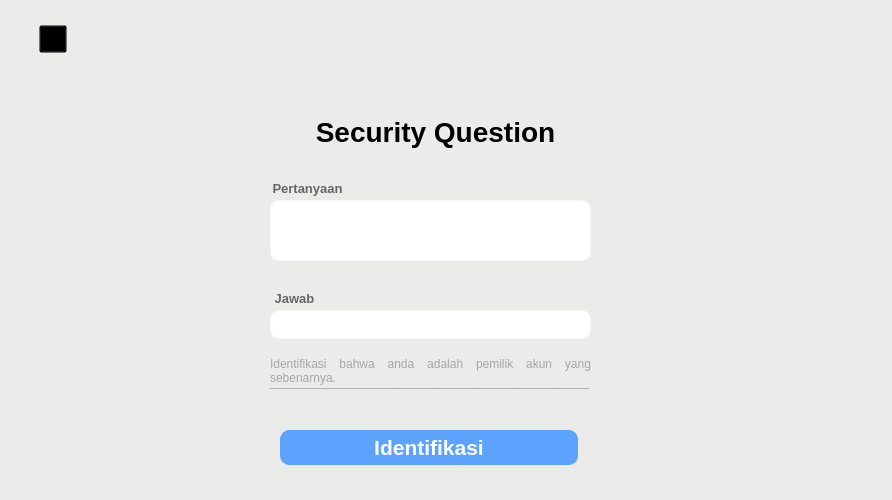
<?xml version="1.0" encoding="UTF-8"?>
<ui version="4.0">
 <class>Form_Security_QuestionR</class>
 <widget class="QWidget" name="Form_Security_QuestionR">
  <property name="geometry">
   <rect>
    <x>0</x>
    <y>0</y>
    <width>892</width>
    <height>500</height>
   </rect>
  </property>
  <property name="windowTitle">
   <string>SECURITY QUESTION</string>
  </property>
  <property name="windowIcon">
   <iconset resource="../Resources_rc/resources.qrc">
    <normaloff>:/LogoAndWindowsIcon/Aset/LogoIconSolusiku-final.png</normaloff>:/LogoAndWindowsIcon/Aset/LogoIconSolusiku-final.png</iconset>
  </property>
  <property name="styleSheet">
   <string notr="true">background-color: #ebebea;</string>
  </property>
  <widget class="QLabel" name="label_6">
   <property name="geometry">
    <rect>
     <x>0</x>
     <y>80</y>
     <width>892</width>
     <height>425</height>
    </rect>
   </property>
   <property name="styleSheet">
    <string notr="true">background-color: transparent;</string>
   </property>
   <property name="text">
    <string/>
   </property>
   <property name="pixmap">
    <pixmap resource="../Resources_rc/resources.qrc">:/Images/Aset/Shadow_blue.jpg</pixmap>
   </property>
   <property name="scaledContents">
    <bool>true</bool>
   </property>
  </widget>
  <widget class="QLabel" name="label_5">
   <property name="geometry">
    <rect>
     <x>260</x>
     <y>-40</y>
     <width>341</width>
     <height>221</height>
    </rect>
   </property>
   <property name="text">
    <string/>
   </property>
   <property name="pixmap">
    <pixmap resource="../Resources_rc/resources.qrc">:/Images/Aset/Logo-removebg.png</pixmap>
   </property>
   <property name="scaledContents">
    <bool>true</bool>
   </property>
  </widget>
  <widget class="QLabel" name="label">
   <property name="geometry">
    <rect>
     <x>280</x>
     <y>110</y>
     <width>311</width>
     <height>43</height>
    </rect>
   </property>
   <property name="font">
    <font>
     <family>Nirmala UI</family>
     <pointsize>-1</pointsize>
     <weight>75</weight>
     <bold>true</bold>
    </font>
   </property>
   <property name="contextMenuPolicy">
    <enum>Qt::DefaultContextMenu</enum>
   </property>
   <property name="layoutDirection">
    <enum>Qt::LeftToRight</enum>
   </property>
   <property name="styleSheet">
    <string notr="true">background-color: transparent;
font-size: 28px;</string>
   </property>
   <property name="text">
    <string>Security Question</string>
   </property>
   <property name="alignment">
    <set>Qt::AlignCenter</set>
   </property>
  </widget>
  <widget class="QLabel" name="label_7">
   <property name="geometry">
    <rect>
     <x>270</x>
     <y>180</y>
     <width>75</width>
     <height>16</height>
    </rect>
   </property>
   <property name="font">
    <font>
     <family>Nirmala UI</family>
     <pointsize>10</pointsize>
     <weight>75</weight>
     <bold>true</bold>
    </font>
   </property>
   <property name="styleSheet">
    <string notr="true">color: #666666;
background-color: transparent;</string>
   </property>
   <property name="text">
    <string>Pertanyaan</string>
   </property>
   <property name="alignment">
    <set>Qt::AlignCenter</set>
   </property>
  </widget>
  <widget class="QLineEdit" name="txt_answer">
   <property name="geometry">
    <rect>
     <x>270</x>
     <y>310</y>
     <width>321</width>
     <height>29</height>
    </rect>
   </property>
   <property name="font">
    <font>
     <family>Nirmala UI</family>
     <pointsize>9</pointsize>
    </font>
   </property>
   <property name="styleSheet">
    <string notr="true">border : 1px solid transparent;
border-radius : 9px;
background-color: white;
color: #666666;</string>
   </property>
   <property name="alignment">
    <set>Qt::AlignLeading|Qt::AlignLeft|Qt::AlignVCenter</set>
   </property>
  </widget>
  <widget class="QTextEdit" name="txt_Quest">
   <property name="geometry">
    <rect>
     <x>270</x>
     <y>200</y>
     <width>321</width>
     <height>61</height>
    </rect>
   </property>
   <property name="font">
    <font>
     <family>Nirmala UI</family>
     <pointsize>10</pointsize>
    </font>
   </property>
   <property name="styleSheet">
    <string notr="true">border : 1px solid transparent;
border-radius : 9px;
background-color: white;
color: #666666;</string>
   </property>
   <property name="readOnly">
    <bool>true</bool>
   </property>
  </widget>
  <widget class="QLabel" name="label_8">
   <property name="geometry">
    <rect>
     <x>260</x>
     <y>290</y>
     <width>69</width>
     <height>16</height>
    </rect>
   </property>
   <property name="font">
    <font>
     <family>Nirmala UI</family>
     <pointsize>10</pointsize>
     <weight>75</weight>
     <bold>true</bold>
    </font>
   </property>
   <property name="styleSheet">
    <string notr="true">color: #666666;
background-color: transparent;</string>
   </property>
   <property name="text">
    <string>Jawab</string>
   </property>
   <property name="alignment">
    <set>Qt::AlignCenter</set>
   </property>
  </widget>
  <widget class="QLabel" name="label_2">
   <property name="geometry">
    <rect>
     <x>270</x>
     <y>350</y>
     <width>321</width>
     <height>41</height>
    </rect>
   </property>
   <property name="font">
    <font>
     <family>Nirmala UI</family>
     <pointsize>9</pointsize>
    </font>
   </property>
   <property name="styleSheet">
    <string notr="true">color: #a6a6a6;
background-color: transparent;</string>
   </property>
   <property name="text">
    <string>Identifikasi bahwa anda adalah pemilik akun yang sebenarnya.</string>
   </property>
   <property name="alignment">
    <set>Qt::AlignJustify|Qt::AlignVCenter</set>
   </property>
   <property name="wordWrap">
    <bool>true</bool>
   </property>
  </widget>
  <widget class="QLabel" name="label_3">
   <property name="geometry">
    <rect>
     <x>270</x>
     <y>361</y>
     <width>319</width>
     <height>41</height>
    </rect>
   </property>
   <property name="font">
    <font>
     <family>Nirmala UI</family>
     <pointsize>9</pointsize>
    </font>
   </property>
   <property name="styleSheet">
    <string notr="true">color: #a6a6a6;
background-color:transparent;</string>
   </property>
   <property name="text">
    <string>________________________________________________________________</string>
   </property>
   <property name="wordWrap">
    <bool>true</bool>
   </property>
  </widget>
  <widget class="QPushButton" name="btn_identify">
   <property name="geometry">
    <rect>
     <x>280</x>
     <y>430</y>
     <width>298</width>
     <height>35</height>
    </rect>
   </property>
   <property name="font">
    <font>
     <family>Nirmala UI</family>
     <pointsize>16</pointsize>
     <weight>75</weight>
     <bold>true</bold>
    </font>
   </property>
   <property name="styleSheet">
    <string notr="true">border: 1px solid #5ca3ff;
border-radius: 9px;
background-color: #5ca3ff;
color: #ffffff;</string>
   </property>
   <property name="text">
    <string>Identifikasi</string>
   </property>
  </widget>
  <widget class="QPushButton" name="btnBack">
   <property name="geometry">
    <rect>
     <x>39</x>
     <y>25</y>
     <width>28</width>
     <height>28</height>
    </rect>
   </property>
   <property name="styleSheet">
    <string notr="true">background-color: transparent;</string>
   </property>
   <property name="text">
    <string/>
   </property>
   <property name="icon">
    <iconset resource="../Resources_rc/resources.qrc">
     <normaloff>:/Images/Aset/btn_back_noBG.png</normaloff>:/Images/Aset/btn_back_noBG.png</iconset>
   </property>
   <property name="iconSize">
    <size>
     <width>28</width>
     <height>28</height>
    </size>
   </property>
  </widget>
  <zorder>label_6</zorder>
  <zorder>label_5</zorder>
  <zorder>label</zorder>
  <zorder>label_7</zorder>
  <zorder>txt_answer</zorder>
  <zorder>txt_Quest</zorder>
  <zorder>label_8</zorder>
  <zorder>label_3</zorder>
  <zorder>btn_identify</zorder>
  <zorder>label_2</zorder>
  <zorder>btnBack</zorder>
 </widget>
 <resources>
  <include location="../Resources_rc/resources.qrc"/>
  <include location="../Resources_rc/resources.qrc"/>
  <include location="../Resources_rc/resources.qrc"/>
 </resources>
 <connections/>
</ui>
